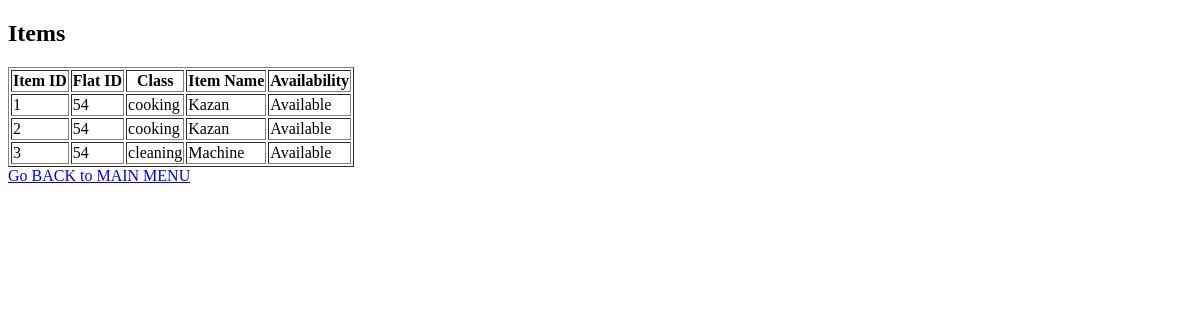
/items, run on an earlier commit of the app's database.
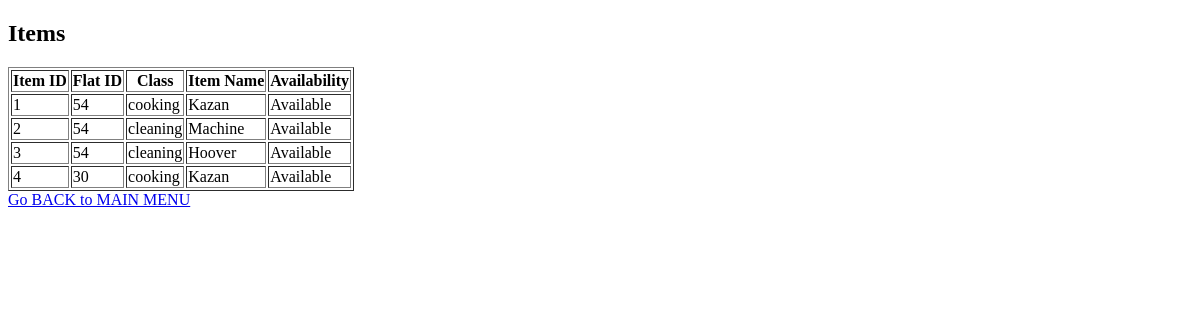
And on a later commit of the database.
### tables this page shows
CREATE TABLE "items" (
"itemID" INTEGER PRIMARY KEY AUTOINCREMENT,
"flatID" INTEGER NOT NULL,
"class" VARCHAR (10),
"item_name" VARCHAR (50),
"availability" VARCHAR (20),
FOREIGN KEY (flatID) REFERENCES flats (flatID)
);

### main.py (the view)
@app.route("/items")
def view_items():
  conn, cursor = get_db_connection()
  cursor.execute("SELECT * FROM items")
  items = cursor.fetchall()
  conn.close()
  return render_template("items.html", items=items)

### main.py (called while the page is built)
def get_db_connection():
    dbCon = sql.connect("square_share.db") #connection object
    dbCursor = dbCon.cursor() #cursor object
    return dbCon, dbCursor

### templates/items.html (shortened to what this page needs)
<!DOCTYPE html>
<html lang="en">
<head>
</head>
<body>
  <h2>Items</h2>
  <table border="1">
    <tr>
      <th>Item ID</th>
      <th>Flat ID</th>
      <th>Class</th>
      <th>Item Name</th>
      <th>Availability</th>
    </tr>
    {% for item in items %}
    <tr>
      <td>{{ item[0] }}</td>
      <td>{{ item[1] }}</td>
      <td>{{ item[2] }}</td>
      <td>{{ item[3] }}</td>
      <td>{{ item[4] }}</td>
    </tr>
    {% endfor %}
  </table>
  <a href="{{ url_for('home') }}">Go BACK to MAIN MENU </a>
</body>
</html>

What changed in the data, as far as the page shows it:
changed items id 2: class "cooking" → "cleaning"; item_name "Kazan" → "Machine"
changed items id 3: item_name "Machine" → "Hoover"
added items: itemID "4", flatID "30", class "cooking", item_name "Kazan", availability "Available"
